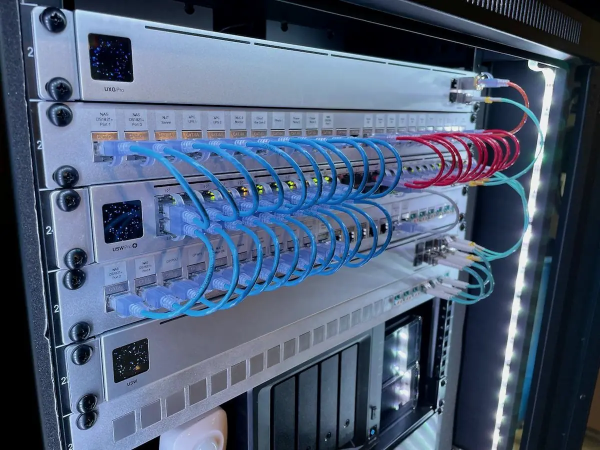
#> input picture docs/assets/img/baie-reseau-1200.webp, 1200 x 900 px (shown at 1/2 size)
$ python -i build.py   (imports and definitions only)
#> lines starting #> are read from the running program, lines starting #| are printed output that depends on the picture
#> further down, picture is the input picture: PIL image 1200x900 RGB; mean R, G, B 76.8, 92.4, 117.1
#!/usr/bin/env python3
"""
Générateur du site What's Next.

    python3 tools/build.py          # régénère tout le dossier docs/
    python3 tools/build.py --fast   # ne recompresse pas les images déjà présentes

Dépendance : Pillow (pip install pillow). Aucune dépendance côté navigateur :
chaque page est un fichier HTML autonome (CSS et JS intégrés), les polices
et les images sont servies depuis docs/assets/.
"""
import html, json, os, re, shutil, sys
from pathlib import Path

HERE = Path(__file__).resolve().parent
SRC = HERE / "src"
OUT = HERE.parent / "docs"
FAST = "--fast" in sys.argv

# ─────────────────────────────────────────────────────────────── Configuration
SITE_URL = "https://whatsnext.sh"          # domaine final (canonical, sitemap, Open Graph)
EMAIL = "contact@whatsnext.sh"
VILLE = "Strasbourg, France"
YEAR = "2026"

# Google Form — « Obtenir le lien prérempli » donne les identifiants entry.XXXX
GFORM_ID = "1FAIpQLSciOhcT7jsGWqSRbnfUDdKcAuv69gGmktyUU9XCdCahtpNA6g"
GFORM_ENTRIES = {
    "nom":     "entry.169085524",
    "email":   "entry.1778819574",
    "type":    "entry.237385432",
    "ville":   "entry.1262051605",
    "message": "entry.1859625948",
}
GFORM_ACTION = f"https://docs.google.com/forms/d/e/{GFORM_ID}/formResponse"

# ─────────────────────────────────────────────────────────────── Contenus
NAV = [("expertises", "Expertises", "expertises/"),
       ("realisations", "Réalisations", "realisations/"),
       ("contact", "Contact", "contact/")]

EXPERTISES = [
    dict(id="eclairage", nom="Éclairage", phrase="La lumière suit les heures, pas les interrupteurs.", detail="Gradation, température de couleur, scénarios par pièce et par moment de la journée.", photo="dressing-eclairage", alt="Dressing éclairé par une lumière graduée", marques=[]),
    dict(id="occultation", nom="Occultation", phrase="Volets et BSO orientés sur la course du soleil.", detail="Volets roulants et brise-soleil orientables motorisés, pilotés selon l'ensoleillement et la saison.", photo="bso-brise-soleil", alt="Façade équipée de brise-soleil orientables", marques=[]),
    dict(id="piscine", nom="Piscine & bien-être", phrase="L'eau est prête avant qu'on y pense.", detail="Filtration, traitement, chauffage de l'eau, couverture et spa pilotés depuis la même interface que le reste de la maison.", photo="piscine-interieure", alt="Piscine intérieure éclairée", marques=[]),
    dict(id="chauffage", nom="Chauffage & climat", phrase="Chaque pièce à sa température, sans y toucher.", detail="Régulation pièce par pièce, pompe à chaleur, plancher chauffant et rafraîchissement asservis à la présence et à la saison.", photo="thermostat", alt="Thermostat mural", marques=[]),
    dict(id="audio", nom="Audio & vidéo", phrase="Le son suit la pièce, l'image reste invisible.", detail="Multiroom, home cinéma, intégration des enceintes et des écrans dans l'architecture.", photo="home-cinema", alt="Salle de home cinéma", marques=[]),
    dict(id="securite", nom="Alarme & sécurité", phrase="Une protection qui ne se remarque pas.", detail="Alarme, protection périmétrique, contrôle d'accès, supervision à distance.", photo="detecteur-alarme", alt="Détecteur d'alarme discret au plafond", marques=[]),
    dict(id="video", nom="Vidéosurveillance", phrase="Des caméras qui comprennent ce qu'elles voient.", detail="Analyse par intelligence artificielle, alertes qualifiées, stockage local.", photo="camera-videosurveillance", alt="Caméra de vidéosurveillance en façade", marques=[]),
    dict(id="reseau", nom="Réseau & Wi-Fi", phrase="Une couverture continue, d'un bout à l'autre.", detail="Réseau structuré, Wi-Fi unifié Unifi, séparation des usages et des invités.", photo="baie-reseau", alt="Baie réseau câblée et étiquetée", marques=["Unifi"]),
    dict(id="knx", nom="Bus KNX", phrase="Le standard qui relie tous les lots.", detail="Armoires techniques, modules d'entrée/sortie, programmation et documentation de l'installation.", photo="ecran-mural", alt="Écran de commande mural", marques=["KNX"]),
    dict(id="interfaces", nom="Interfaces", phrase="Des commandes dessinées pour le mur qui les reçoit.", detail="Claviers et écrans Basalte et équivalents, finitions accordées à l'architecture intérieure.", photo="clavier-basalte", alt="Clavier mural Basalte", marques=["Basalte"]),
]

PROJETS = [
    dict(id="villa-contemporaine", titre="Villa contemporaine", lieu="Strasbourg", annee="2024",
         meta=[("Année", "2024"), ("Surface", "420 m²"), ("Lots", "5 systèmes"), ("Durée", "9 semaines")],
         lots=["KNX", "Éclairage", "BSO", "Piscine", "Multiroom"], photo="piscine-interieure",
         alt="Piscine intérieure, éclairage et filtration pilotés",
         chapeau="Une villa de plain-pied en périphérie de Strasbourg, avec piscine intérieure. L'enjeu : faire disparaître la technique sans rien retirer au confort.",
         texte="Bus KNX pour l'ensemble des lots, éclairage scénarisé par pièce, BSO asservis à la course du soleil, régulation du chauffage pièce par pièce, filtration et chauffage de la piscine automatisés, multiroom sur six zones, réseau unifié et vidéosurveillance analysée.",
         details=[("clavier-basalte", "Clavier mural", "Détail — interface murale"), ("ecran-mural", "Écran de commande mural", "Détail — séjour, fin de journée")],
         citation=("On a oublié qu'il y avait un système.", "Le maître d'ouvrage", "Villa, Strasbourg")),
    dict(id="appartement-haussmannien", titre="Appartement haussmannien", lieu="Strasbourg — Neustadt", annee="2023",
         meta=[("Année", "2023"), ("Lots", "4 systèmes")],
         lots=["Éclairage", "Chauffage", "Audio", "Réseau"], photo="dressing-eclairage",
         alt="Dressing éclairé d'un appartement ancien",
         chapeau="Un appartement de la Neustadt, moulures et parquets d'origine. L'enjeu : moderniser sans toucher à ce qui devait rester intact.",
         texte="Éclairage scénarisé sur les circuits existants, régulation du chauffage pièce par pièce, audio multiroom encastré et réseau Wi-Fi unifié couvrant l'ensemble des pièces.",
         details=[("thermostat", "Thermostat mural", "Détail — régulation pièce par pièce"), ("baie-reseau", "Baie réseau", "Détail — local technique")],
         citation=None),
    dict(id="maison-de-vignoble", titre="Maison de vignoble", lieu="Obernai", annee="2023",
         meta=[("Année", "2023"), ("Lots", "3 systèmes")],
         lots=["KNX", "Sécurité", "Vidéo"], photo="clavier-basalte",
         alt="Clavier mural Basalte dans une maison de vignoble",
         chapeau="Une maison ouverte sur les vignes. L'enjeu : protéger sans enfermer.",
         texte="Bus KNX pour l'ensemble des commandes, alarme et protection périmétrique, vidéosurveillance analysée avec alertes qualifiées, interfaces Basalte accordées aux finitions.",
         details=[("camera-videosurveillance", "Caméra de vidéosurveillance", "Détail — façade"), ("portier-entree", "Portier d'entrée", "Détail — accès")],
         citation=None),
]

METHODE = [("01 — Étude", "Relevé des usages, coordination avec l'architecte et les autres corps de métier, plan technique et budget."),
           ("02 — Intégration", "Câblage, armoires, appareillage. Les interfaces sont choisies avec le décorateur, finition par finition."),
           ("03 — Mise en service", "Programmation KNX, scénarios, tests pièce par pièce, remise de la documentation."),
           ("04 — Suivi", "Réglages après emménagement, mises à jour, intervention sous 48 heures.")]

# ─────────────────────────────────────────────────────────────── Icônes (Lucide, ISC)
ICONS = {
    "arrow-right": '<path d="M5 12h14"/><path d="m12 5 7 7-7 7"/>',
    "arrow-left": '<path d="m12 19-7-7 7-7"/><path d="M19 12H5"/>',
    "check": '<path d="M20 6 9 17l-5-5"/>',
    "plus": '<path d="M5 12h14"/><path d="M12 5v14"/>',
    "minus": '<path d="M5 12h14"/>',
    "mail": '<path d="m22 7-8.991 5.727a2 2 0 0 1-2.009 0L2 7"/><rect x="2" y="4" width="20" height="16" rx="2"/>',
    "map-pin": '<path d="M20 10c0 4.993-5.539 10.193-7.399 11.799a1 1 0 0 1-1.202 0C9.539 20.193 4 14.993 4 10a8 8 0 0 1 16 0"/><circle cx="12" cy="10" r="3"/>',
    "chevron-down": '<path d="m6 9 6 6 6-6"/>',
    "menu": '<path d="M4 6h16"/><path d="M4 12h16"/><path d="M4 18h16"/>',
    "x": '<path d="M18 6 6 18"/><path d="m6 6 12 12"/>',
}

# [4 lines left out: function icon, not called in this run]

e = html.escape

# ─────────────────────────────────────────────────────────────── Images
WIDTHS = [360, 640, 960, 1280, 1600]
IMG = {}  # nom -> dict(w, h, widths)

def tone(im):
    """Applique une fois pour toutes le filtre --image-tone de la charte."""
    from PIL import ImageEnhance, ImageOps
    g = ImageOps.grayscale(im).convert("RGB")
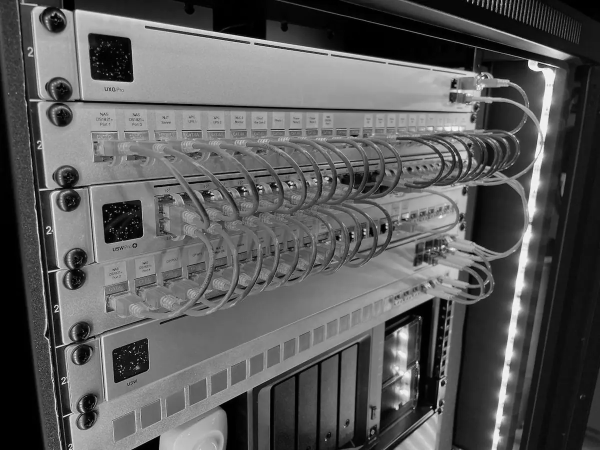
#> g: PIL image 1200x900 RGB (shown at 1/2 size); min 0, max 254, mean 90.6
    im = Image.blend(im, g, 0.12)
    im = ImageEnhance.Contrast(im).enhance(1.02)
    return ImageEnhance.Brightness(im).enhance(0.98)

# [46 lines left out: functions build_images, picture, figure, not called in this run]

# ─────────────────────────────────────────────────────────────── Gabarit
LOGO_VB = LOGO_SYMBOL = ""

# [8 lines left out: function load_logo, not called in this run]

def logo():
    w, h = LOGO_VB.split()[2:]
    return f'<svg viewBox="0 0 {w} {h}" width="104" height="20" role="img" aria-label="What\'s Next"><use href="#wn"/></svg>'

# [8 lines left out: function minify_css, not called in this run]

def minify_js(s):
    s = re.sub(r"^\s*//.*$", "", s, flags=re.M)
    return "\n".join(l.strip() for l in s.splitlines() if l.strip())

# [1 line that did not run here, left out]
# [1 line that did not run here, left out]

# [89 lines left out: functions typo, page, footer, not called in this run]

def sh(eyebrow, title, lead="", level=2, reveal=True):
    lead = f"<p>{lead}</p>" if lead else ""
    return f'<header class="sh{" reveal" if reveal else ""}"><span class="eyebrow eyebrow--rule">{eyebrow}</span><h{level}>{title}</h{level}>{lead}</header>'

def section(inner, tone="", sid="", style=""):
    cls = "section" + (f" section--{tone}" if tone else "")
    return f'<section class="{cls}"{f" id={sid}" if sid else ""}{f" style={style!r}" if style else ""}><div class="container">{inner}</div></section>'

# [4 lines left out: function proj_card, not called in this run]

# ─────────────────────────────────────────────────────────────── Pages
PAGES = []

# [172 lines left out: functions home, expertises, realisations, projet, contact, mentions and 2 more, not called in this run]

# [2 lines not run here, left out]

>>> from PIL import Image
>>> picture = Image.open('../docs/assets/img/baie-reseau-1200.webp')
>>> result = tone(picture)
